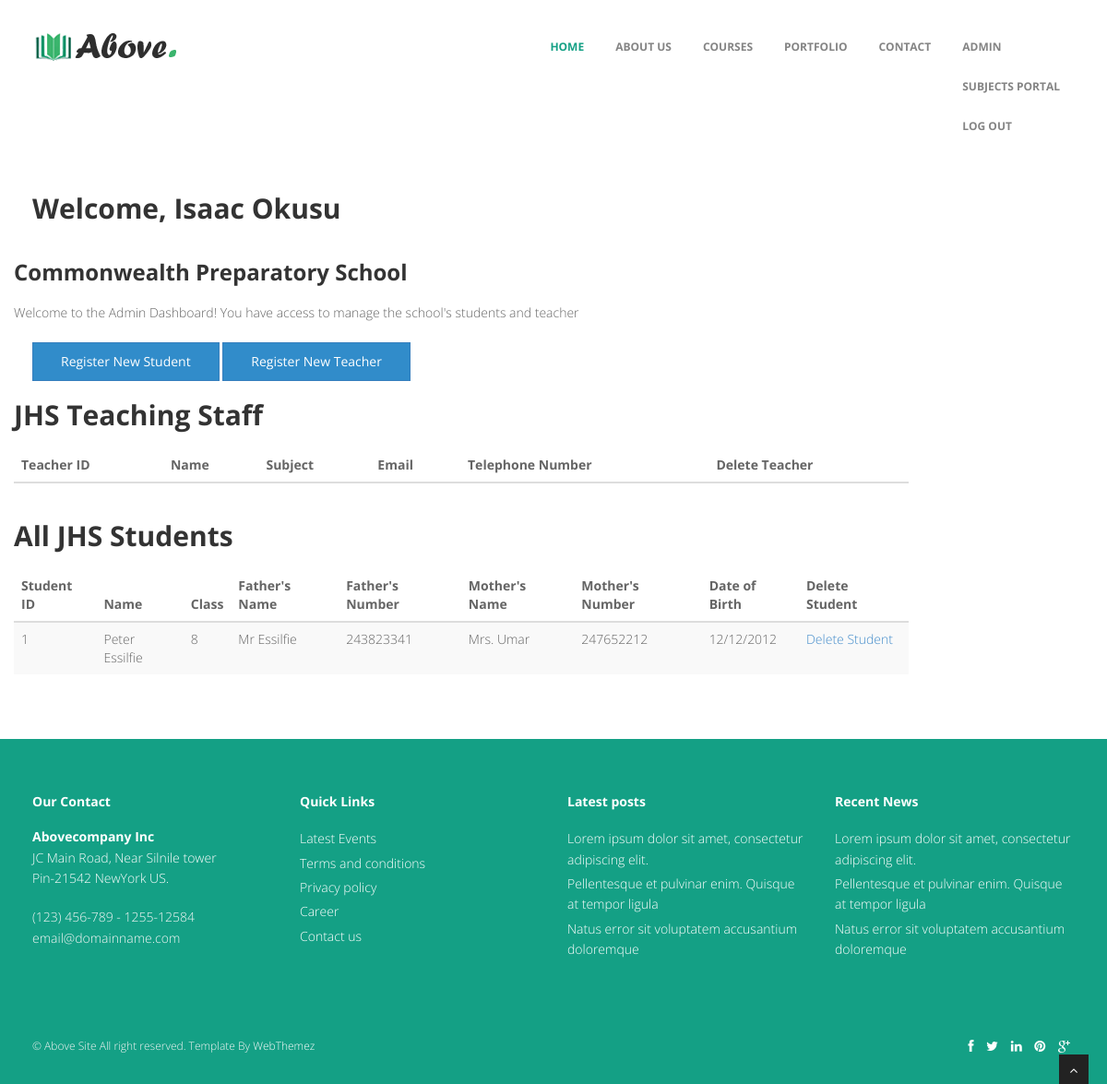
Page /admin (signed in) on the committed database.
### main.py (models this page shows)
class User(UserMixin, db.Model):
    __tablename__ = 'Users'
    id = db.Column(db.Integer, primary_key=True)
    name = db.Column(db.String(250), nullable=False)
    subject = db.Column(db.String(250), nullable=False)
    email = db.Column(db.String(250), nullable=False)
    password = db.Column(db.String(250), nullable=False)

class JHSStudent(UserMixin, db.Model):
    __tablename__ = 'JHS Students'
    id = db.Column(db.Integer, primary_key=True)
    full_name = db.Column(db.String(250), nullable=True)
    fathers_name = db.Column(db.String(250), nullable=True)
    fathers_contact = db.Column(db.Integer, nullable=True)
    mothers_name = db.Column(db.String(250), nullable=True)
    mothers_number = db.Column(db.Integer, nullable=True)
    date_of_birth = db.Column(db.String(250), nullable=True)
    current_class = db.Column(db.String(250), nullable=True)
    school_fees = db.Column(db.Integer, nullable=False)
    amount_paid = db.Column(db.Integer, nullable=True)
    school_fees_debt = db.Column(db.Integer, nullable=True)

### main.py (the view)
@app.route('/admin', methods=['GET', 'POST'])
@admin_only
def administrator():
    all_teachers = Teacher.query.all()
    all_students = JHSStudent.query.all()
    return render_template('admin_dashboard.html', teachers=all_teachers, students=all_students)

### main.py (called while the page is built)
def admin_only(f):
    @wraps(f)
    def decorated_function(*args, **kwargs):
        if current_user.id != 1:
            return abort(403)
        return f(*args, **kwargs)
    return decorated_function

@login_manager.user_loader
def load_user(user_id):
    return User.query.get(int(user_id))

### templates/admin_dashboard.html (shortened to what this page needs)
{% include 'header.html' %}
  <body>
<div class="container-fluid">
  <div class="row">
    <main class="col-md-9 ms-sm-auto col-lg-10 px-md-4">
      <div class="container">
        <div class="user">
          <h2>Welcome, {{current_user.name}}</h2>
        </div>
      </div>
      <div class="school">
        <h3>Commonwealth Preparatory School</h3>
      </div>
      <div class="welcome-message">
        <p>Welcome to the Admin Dashboard! You have access to manage the school's students and teacher</p>
      </div>
      <div class="container">
        <a href="{{url_for('new_student')}}" class="btn btn-primary">Register New Student</a>
        <a href="{{url_for('add_new_teaching_staff')}}" class="btn btn-primary">Register New Teacher</a>
      </div>
      <section class="teacher-table">
        <h2>JHS Teaching Staff</h2>
        <div class="table-responsive">
        <table class="table table-striped table-sm">
        <thead>
        <tr>
        <th scope="col">Teacher ID</th>
        <th scope="col">Name</th>
        <th scope="col">Subject</th>
        <th scope="col">Email</th>
        <th scope="col">Telephone Number</th>
        <th>Delete Teacher</th>
        </tr>
        </thead>
        </table>
        </div>
      </section>
      <section class="student-table">
      <h2>All JHS Students</h2>
      <div class="table-responsive">
        <table class="table table-striped table-sm">
          <thead>
            <tr>
              <th scope="col">Student ID</th>
              <th scope="col">Name</th>
              <th scope="col">Class</th>
              <th scope="col">Father's Name</th>
              <th scope="col">Father's Number</th>
              <th scope="col">Mother's Name</th>
              <th scope="col">Mother's Number</th>
              <th scope="col">Date of Birth</th>
              <th scope="col">Delete Student</th>
            </tr>
          </thead>
          <tbody>
          {% for student in students %}
            <tr>
              <td>{{student.id}}</td>
              <td>{{student.full_name}}</td>
              <td>{{student.current_class}}</td>
              <td>{{student.fathers_name}}</td>
              <td>{{student.fathers_contact}}</td>
              <td>{{student.mothers_name}}</td>
              <td>{{student.mothers_number}}</td>
              <td>{{student.date_of_birth}}</td>
              <td><a href="{{url_for('delete_student', index=student.id)}}">Delete Student</a></td>
            </tr>
            {% endfor %}
          </tbody>
        </table>
      </div>
      </section>
    </main>
  </div>
</div>
{% include 'footer.html' %}

### static/css/style.css (style rules this page uses)
body { font-family:'Open Sans', Arial, sans-serif; font-size:14px; font-weight:300; line-height:1.6em; color:#656565; }
h1,h2, h3, h4, h5, h6 { font-family:'Open Sans', Arial, sans-serif; font-weight:700; line-height:1.1em; color:#333; margin-bottom: 20px; }
.container { padding:0 20px 0 20px; position:relative; }
.row,.row-fluid { margin-bottom:30px; }
.btn { text-align: center; background: #318CCA; color: #fff; border-radius: 0;padding: 10px 30px; }

### templates/admin_dashboard.html (style rules this page uses)
.user { margin-bottom: 20px; font-size: 24px; }
.school { margin-bottom: 20px; font-size: 18px; }
.welcome-message { margin-bottom: 20px; }
.teacher-table { margin-bottom: 40px; }
.student-table { margin-bottom: 40px; }

### rows in the picture
User: name "Isaac Okusu"
JHSStudent: id "1", full_name "Peter Essilfie", current_class "8", fathers_name "Mr Essilfie", fathers_contact "243823341", mothers_name "Mrs. Umar", mothers_number "247652212", date_of_birth "12/12/2012"
